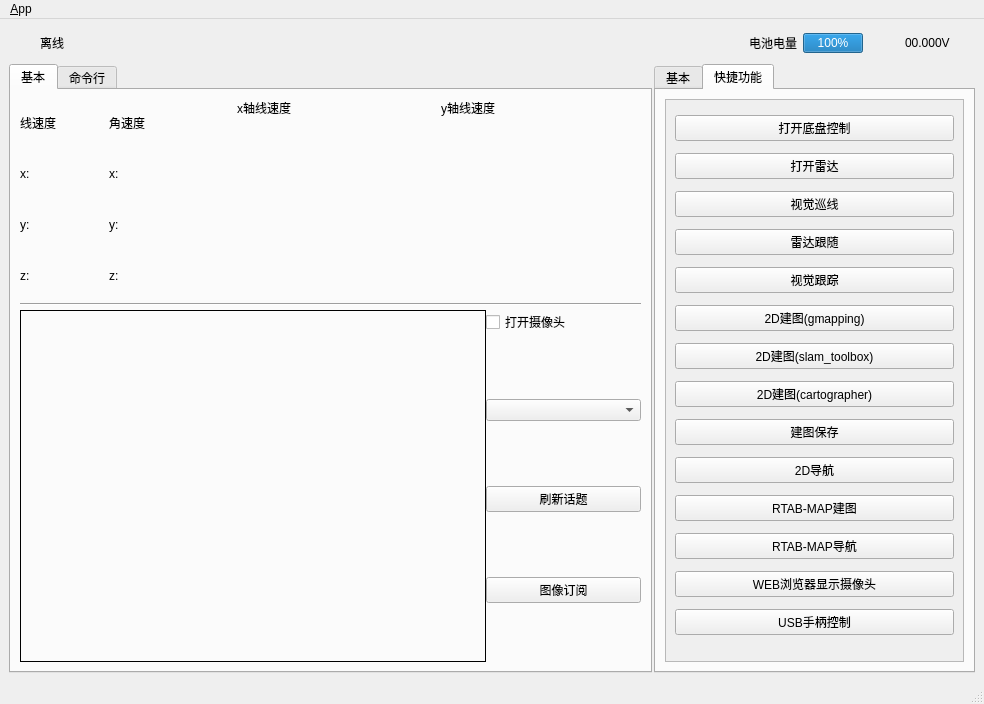
<?xml version="1.0" encoding="UTF-8"?>
<ui version="4.0">
 <class>MainWindowDesign</class>
 <widget class="QMainWindow" name="MainWindowDesign">
  <property name="geometry">
   <rect>
    <x>0</x>
    <y>0</y>
    <width>984</width>
    <height>704</height>
   </rect>
  </property>
  <property name="sizePolicy">
   <sizepolicy hsizetype="Ignored" vsizetype="Ignored">
    <horstretch>0</horstretch>
    <verstretch>0</verstretch>
   </sizepolicy>
  </property>
  <property name="windowTitle">
   <string>QRosApp</string>
  </property>
  <property name="windowIcon">
   <iconset resource="../resources/images.qrc">
    <normaloff>:/images/icon.png</normaloff>:/images/icon.png</iconset>
  </property>
  <property name="locale">
   <locale language="English" country="Australia"/>
  </property>
  <widget class="QWidget" name="centralwidget">
   <layout class="QVBoxLayout" name="verticalLayout_2">
    <property name="sizeConstraint">
     <enum>QLayout::SetNoConstraint</enum>
    </property>
    <item>
     <layout class="QVBoxLayout" name="verticalLayout">
      <property name="sizeConstraint">
       <enum>QLayout::SetNoConstraint</enum>
      </property>
      <item>
       <layout class="QHBoxLayout" name="horizontalLayout">
        <item>
         <widget class="QLabel" name="label_7">
          <property name="minimumSize">
           <size>
            <width>25</width>
            <height>25</height>
           </size>
          </property>
          <property name="text">
           <string/>
          </property>
          <property name="pixmap">
           <pixmap resource="../resources/images.qrc">:/images/robot1.png</pixmap>
          </property>
         </widget>
        </item>
        <item>
         <widget class="QLabel" name="label_8">
          <property name="locale">
           <locale language="Chinese" country="China"/>
          </property>
          <property name="text">
           <string>离线</string>
          </property>
         </widget>
        </item>
        <item>
         <widget class="QLabel" name="label_9">
          <property name="minimumSize">
           <size>
            <width>16</width>
            <height>16</height>
           </size>
          </property>
          <property name="text">
           <string/>
          </property>
          <property name="pixmap">
           <pixmap resource="../resources/images.qrc">:/images/false.png</pixmap>
          </property>
         </widget>
        </item>
        <item>
         <spacer name="horizontalSpacer_2">
          <property name="orientation">
           <enum>Qt::Horizontal</enum>
          </property>
          <property name="sizeHint" stdset="0">
           <size>
            <width>13</width>
            <height>17</height>
           </size>
          </property>
         </spacer>
        </item>
        <item>
         <widget class="QLabel" name="label_5">
          <property name="locale">
           <locale language="Chinese" country="China"/>
          </property>
          <property name="text">
           <string>电池电量</string>
          </property>
         </widget>
        </item>
        <item>
         <widget class="QProgressBar" name="progressBar">
          <property name="minimumSize">
           <size>
            <width>60</width>
            <height>20</height>
           </size>
          </property>
          <property name="maximumSize">
           <size>
            <width>60</width>
            <height>20</height>
           </size>
          </property>
          <property name="value">
           <number>100</number>
          </property>
         </widget>
        </item>
        <item>
         <widget class="QLabel" name="label_4">
          <property name="minimumSize">
           <size>
            <width>30</width>
            <height>30</height>
           </size>
          </property>
          <property name="maximumSize">
           <size>
            <width>30</width>
            <height>30</height>
           </size>
          </property>
          <property name="text">
           <string/>
          </property>
          <property name="pixmap">
           <pixmap resource="../resources/images.qrc">:/images/power-v.png</pixmap>
          </property>
         </widget>
        </item>
        <item>
         <widget class="QLabel" name="label_power">
          <property name="minimumSize">
           <size>
            <width>70</width>
            <height>20</height>
           </size>
          </property>
          <property name="maximumSize">
           <size>
            <width>70</width>
            <height>20</height>
           </size>
          </property>
          <property name="text">
           <string>00.000V</string>
          </property>
         </widget>
        </item>
       </layout>
      </item>
      <item>
       <layout class="QHBoxLayout" name="horizontalLayout_3" stretch="2,1">
        <property name="spacing">
         <number>2</number>
        </property>
        <property name="sizeConstraint">
         <enum>QLayout::SetNoConstraint</enum>
        </property>
        <item>
         <widget class="QTabWidget" name="tab_manager">
          <property name="sizePolicy">
           <sizepolicy hsizetype="Ignored" vsizetype="Ignored">
            <horstretch>0</horstretch>
            <verstretch>0</verstretch>
           </sizepolicy>
          </property>
          <property name="minimumSize">
           <size>
            <width>100</width>
            <height>0</height>
           </size>
          </property>
          <property name="locale">
           <locale language="English" country="Australia"/>
          </property>
          <property name="currentIndex">
           <number>0</number>
          </property>
          <widget class="QWidget" name="tab_3">
           <attribute name="title">
            <string>基本</string>
           </attribute>
           <layout class="QHBoxLayout" name="horizontalLayout_7">
            <property name="sizeConstraint">
             <enum>QLayout::SetNoConstraint</enum>
            </property>
            <item>
             <layout class="QVBoxLayout" name="verticalLayout_8" stretch="1,0,99">
              <property name="spacing">
               <number>4</number>
              </property>
              <property name="sizeConstraint">
               <enum>QLayout::SetNoConstraint</enum>
              </property>
              <item>
               <layout class="QHBoxLayout" name="horizontalLayout_4" stretch="1,0,4,0">
                <item>
                 <layout class="QGridLayout" name="gridLayout_5">
                  <property name="sizeConstraint">
                   <enum>QLayout::SetMaximumSize</enum>
                  </property>
                  <item row="0" column="3">
                   <widget class="QLabel" name="label_31">
                    <property name="text">
                     <string>角速度</string>
                    </property>
                   </widget>
                  </item>
                  <item row="2" column="3">
                   <widget class="QLabel" name="label_18">
                    <property name="text">
                     <string>y:</string>
                    </property>
                   </widget>
                  </item>
                  <item row="2" column="1" colspan="2">
                   <widget class="QLabel" name="label_linery">
                    <property name="maximumSize">
                     <size>
                      <width>150</width>
                      <height>16777215</height>
                     </size>
                    </property>
                    <property name="text">
                     <string/>
                    </property>
                   </widget>
                  </item>
                  <item row="3" column="1" colspan="2">
                   <widget class="QLabel" name="label_linerz">
                    <property name="maximumSize">
                     <size>
                      <width>150</width>
                      <height>16777215</height>
                     </size>
                    </property>
                    <property name="text">
                     <string/>
                    </property>
                   </widget>
                  </item>
                  <item row="3" column="3">
                   <widget class="QLabel" name="label_19">
                    <property name="text">
                     <string>z:</string>
                    </property>
                   </widget>
                  </item>
                  <item row="2" column="0">
                   <widget class="QLabel" name="label_15">
                    <property name="text">
                     <string>y:</string>
                    </property>
                   </widget>
                  </item>
                  <item row="1" column="0">
                   <widget class="QLabel" name="label_14">
                    <property name="text">
                     <string>x:</string>
                    </property>
                   </widget>
                  </item>
                  <item row="0" column="2">
                   <spacer name="horizontalSpacer_4">
                    <property name="orientation">
                     <enum>Qt::Horizontal</enum>
                    </property>
                    <property name="sizeHint" stdset="0">
                     <size>
                      <width>40</width>
                      <height>20</height>
                     </size>
                    </property>
                   </spacer>
                  </item>
                  <item row="1" column="3">
                   <widget class="QLabel" name="label_17">
                    <property name="text">
                     <string>x:</string>
                    </property>
                   </widget>
                  </item>
                  <item row="3" column="0">
                   <widget class="QLabel" name="label_16">
                    <property name="text">
                     <string>z:</string>
                    </property>
                   </widget>
                  </item>
                  <item row="1" column="1" colspan="2">
                   <widget class="QLabel" name="label_linerx">
                    <property name="maximumSize">
                     <size>
                      <width>150</width>
                      <height>16777215</height>
                     </size>
                    </property>
                    <property name="text">
                     <string/>
                    </property>
                   </widget>
                  </item>
                  <item row="0" column="0" colspan="2">
                   <widget class="QLabel" name="label_30">
                    <property name="text">
                     <string>线速度</string>
                    </property>
                   </widget>
                  </item>
                  <item row="0" column="4">
                   <spacer name="horizontalSpacer_5">
                    <property name="orientation">
                     <enum>Qt::Horizontal</enum>
                    </property>
                    <property name="sizeHint" stdset="0">
                     <size>
                      <width>40</width>
                      <height>20</height>
                     </size>
                    </property>
                   </spacer>
                  </item>
                  <item row="1" column="4">
                   <widget class="QLabel" name="label_angerx">
                    <property name="maximumSize">
                     <size>
                      <width>150</width>
                      <height>16777215</height>
                     </size>
                    </property>
                    <property name="text">
                     <string/>
                    </property>
                   </widget>
                  </item>
                  <item row="2" column="4">
                   <widget class="QLabel" name="label_angery">
                    <property name="maximumSize">
                     <size>
                      <width>150</width>
                      <height>16777215</height>
                     </size>
                    </property>
                    <property name="text">
                     <string/>
                    </property>
                   </widget>
                  </item>
                  <item row="3" column="4">
                   <widget class="QLabel" name="label_angerz">
                    <property name="maximumSize">
                     <size>
                      <width>150</width>
                      <height>16777215</height>
                     </size>
                    </property>
                    <property name="text">
                     <string/>
                    </property>
                   </widget>
                  </item>
                 </layout>
                </item>
                <item>
                 <spacer name="horizontalSpacer_6">
                  <property name="orientation">
                   <enum>Qt::Horizontal</enum>
                  </property>
                  <property name="sizeHint" stdset="0">
                   <size>
                    <width>40</width>
                    <height>20</height>
                   </size>
                  </property>
                 </spacer>
                </item>
                <item>
                 <widget class="QWidget" name="widget_x" native="true">
                  <property name="minimumSize">
                   <size>
                    <width>0</width>
                    <height>0</height>
                   </size>
                  </property>
                  <property name="maximumSize">
                   <size>
                    <width>200</width>
                    <height>200</height>
                   </size>
                  </property>
                  <widget class="QLabel" name="label_6">
                   <property name="geometry">
                    <rect>
                     <x>0</x>
                     <y>0</y>
                     <width>67</width>
                     <height>17</height>
                    </rect>
                   </property>
                   <property name="text">
                    <string>x轴线速度</string>
                   </property>
                  </widget>
                 </widget>
                </item>
                <item>
                 <widget class="QWidget" name="widget_y" native="true">
                  <property name="minimumSize">
                   <size>
                    <width>200</width>
                    <height>200</height>
                   </size>
                  </property>
                  <property name="maximumSize">
                   <size>
                    <width>200</width>
                    <height>200</height>
                   </size>
                  </property>
                  <widget class="QLabel" name="label_10">
                   <property name="geometry">
                    <rect>
                     <x>0</x>
                     <y>0</y>
                     <width>67</width>
                     <height>17</height>
                    </rect>
                   </property>
                   <property name="text">
                    <string>y轴线速度</string>
                   </property>
                  </widget>
                 </widget>
                </item>
               </layout>
              </item>
              <item>
               <widget class="Line" name="line">
                <property name="orientation">
                 <enum>Qt::Horizontal</enum>
                </property>
               </widget>
              </item>
              <item>
               <layout class="QHBoxLayout" name="horizontalLayout_6" stretch="3,1">
                <property name="spacing">
                 <number>0</number>
                </property>
                <property name="sizeConstraint">
                 <enum>QLayout::SetDefaultConstraint</enum>
                </property>
                <item>
                 <widget class="QLabel" name="label_image">
                  <property name="enabled">
                   <bool>true</bool>
                  </property>
                  <property name="sizePolicy">
                   <sizepolicy hsizetype="Preferred" vsizetype="Preferred">
                    <horstretch>0</horstretch>
                    <verstretch>0</verstretch>
                   </sizepolicy>
                  </property>
                  <property name="minimumSize">
                   <size>
                    <width>0</width>
                    <height>0</height>
                   </size>
                  </property>
                  <property name="sizeIncrement">
                   <size>
                    <width>1</width>
                    <height>1</height>
                   </size>
                  </property>
                  <property name="baseSize">
                   <size>
                    <width>1</width>
                    <height>1</height>
                   </size>
                  </property>
                  <property name="styleSheet">
                   <string notr="true">R</string>
                  </property>
                  <property name="frameShape">
                   <enum>QFrame::Box</enum>
                  </property>
                  <property name="text">
                   <string/>
                  </property>
                  <property name="wordWrap">
                   <bool>false</bool>
                  </property>
                  <property name="margin">
                   <number>0</number>
                  </property>
                  <property name="indent">
                   <number>-1</number>
                  </property>
                  <property name="openExternalLinks">
                   <bool>false</bool>
                  </property>
                 </widget>
                </item>
                <item>
                 <layout class="QVBoxLayout" name="verticalLayout_7">
                  <property name="spacing">
                   <number>6</number>
                  </property>
                  <item>
                   <widget class="QCheckBox" name="checkBox__opencamera">
                    <property name="text">
                     <string>打开摄像头</string>
                    </property>
                   </widget>
                  </item>
                  <item>
                   <spacer name="verticalSpacer_6">
                    <property name="orientation">
                     <enum>Qt::Vertical</enum>
                    </property>
                    <property name="sizeHint" stdset="0">
                     <size>
                      <width>20</width>
                      <height>40</height>
                     </size>
                    </property>
                   </spacer>
                  </item>
                  <item>
                   <widget class="QComboBox" name="comboBox_carmeratopic"/>
                  </item>
                  <item>
                   <spacer name="verticalSpacer_3">
                    <property name="orientation">
                     <enum>Qt::Vertical</enum>
                    </property>
                    <property name="sizeHint" stdset="0">
                     <size>
                      <width>20</width>
                      <height>40</height>
                     </size>
                    </property>
                   </spacer>
                  </item>
                  <item>
                   <widget class="QPushButton" name="pushButton">
                    <property name="text">
                     <string>刷新话题</string>
                    </property>
                   </widget>
                  </item>
                  <item>
                   <spacer name="verticalSpacer_4">
                    <property name="orientation">
                     <enum>Qt::Vertical</enum>
                    </property>
                    <property name="sizeHint" stdset="0">
                     <size>
                      <width>20</width>
                      <height>40</height>
                     </size>
                    </property>
                   </spacer>
                  </item>
                  <item>
                   <widget class="QPushButton" name="pushButton_subimg">
                    <property name="text">
                     <string>图像订阅</string>
                    </property>
                   </widget>
                  </item>
                  <item>
                   <spacer name="verticalSpacer_5">
                    <property name="orientation">
                     <enum>Qt::Vertical</enum>
                    </property>
                    <property name="sizeHint" stdset="0">
                     <size>
                      <width>20</width>
                      <height>40</height>
                     </size>
                    </property>
                   </spacer>
                  </item>
                 </layout>
                </item>
               </layout>
              </item>
             </layout>
            </item>
           </layout>
          </widget>
          <widget class="QWidget" name="tab_4">
           <attribute name="title">
            <string>命令行</string>
           </attribute>
           <layout class="QVBoxLayout" name="verticalLayout_4">
            <item>
             <widget class="QTextEdit" name="textEdit_cmd">
              <property name="mouseTracking">
               <bool>true</bool>
              </property>
              <property name="readOnly">
               <bool>true</bool>
              </property>
             </widget>
            </item>
            <item>
             <layout class="QHBoxLayout" name="horizontalLayout_8">
              <item>
               <widget class="QLabel" name="label_11">
                <property name="text">
                 <string>输入命令：</string>
                </property>
               </widget>
              </item>
              <item>
               <widget class="QLabel" name="label_12">
                <property name="text">
                 <string>wheeltec@wheeltec</string>
                </property>
               </widget>
              </item>
              <item>
               <widget class="QLineEdit" name="lineEdit_cmd"/>
              </item>
              <item>
               <widget class="QPushButton" name="pushButton_2">
                <property name="text">
                 <string>发送</string>
                </property>
                <property name="autoRepeat">
                 <bool>false</bool>
                </property>
               </widget>
              </item>
             </layout>
            </item>
            <item>
             <layout class="QHBoxLayout" name="horizontalLayout_16" stretch="1,0">
              <item>
               <spacer name="horizontalSpacer_7">
                <property name="orientation">
                 <enum>Qt::Horizontal</enum>
                </property>
                <property name="sizeHint" stdset="0">
                 <size>
                  <width>40</width>
                  <height>20</height>
                 </size>
                </property>
               </spacer>
              </item>
              <item>
               <widget class="QPushButton" name="quit_button_2">
                <property name="sizePolicy">
                 <sizepolicy hsizetype="MinimumExpanding" vsizetype="Fixed">
                  <horstretch>0</horstretch>
                  <verstretch>0</verstretch>
                 </sizepolicy>
                </property>
                <property name="text">
                 <string>结束运行</string>
                </property>
               </widget>
              </item>
             </layout>
            </item>
           </layout>
          </widget>
         </widget>
        </item>
        <item>
         <widget class="QTabWidget" name="tabWidget">
          <property name="currentIndex">
           <number>1</number>
          </property>
          <widget class="QWidget" name="tab">
           <property name="layoutDirection">
            <enum>Qt::LeftToRight</enum>
           </property>
           <property name="autoFillBackground">
            <bool>false</bool>
           </property>
           <attribute name="title">
            <string>基本</string>
           </attribute>
           <layout class="QHBoxLayout" name="horizontalLayout_2">
            <item>
             <widget class="QScrollArea" name="scrollArea_2">
              <property name="sizePolicy">
               <sizepolicy hsizetype="Expanding" vsizetype="Expanding">
                <horstretch>0</horstretch>
                <verstretch>0</verstretch>
               </sizepolicy>
              </property>
              <property name="widgetResizable">
               <bool>true</bool>
              </property>
              <widget class="QWidget" name="scrollAreaWidgetContents_2">
               <property name="geometry">
                <rect>
                 <x>0</x>
                 <y>0</y>
                 <width>294</width>
                 <height>554</height>
                </rect>
               </property>
               <layout class="QVBoxLayout" name="verticalLayout_6">
                <item>
                 <spacer name="verticalSpacer">
                  <property name="orientation">
                   <enum>Qt::Vertical</enum>
                  </property>
                  <property name="sizeHint" stdset="0">
                   <size>
                    <width>20</width>
                    <height>40</height>
                   </size>
                  </property>
                 </spacer>
                </item>
                <item>
                 <layout class="QHBoxLayout" name="horizontalLayout_15">
                  <item>
                   <widget class="QCheckBox" name="checkBox_key">
                    <property name="text">
                     <string>打开键盘控制</string>
                    </property>
                   </widget>
                  </item>
                  <item>
                   <widget class="QCheckBox" name="checkBox_mec">
                    <property name="text">
                     <string>全向轮</string>
                    </property>
                   </widget>
                  </item>
                 </layout>
                </item>
                <item>
                 <layout class="QGridLayout" name="gridLayout_2" rowstretch="1,1,1" columnstretch="1,1,1">
                  <item row="0" column="0">
                   <widget class="QPushButton" name="pushButton_lu">
                    <property name="text">
                     <string>u</string>
                    </property>
                    <property name="autoExclusive">
                     <bool>true</bool>
                    </property>
                   </widget>
                  </item>
                  <item row="0" column="1">
                   <widget class="QPushButton" name="pushButton_u">
                    <property name="text">
                     <string>i</string>
                    </property>
                    <property name="checkable">
                     <bool>false</bool>
                    </property>
                    <property name="checked">
                     <bool>false</bool>
                    </property>
                    <property name="autoRepeat">
                     <bool>false</bool>
                    </property>
                    <property name="autoExclusive">
                     <bool>true</bool>
                    </property>
                    <property name="autoRepeatDelay">
                     <number>30000</number>
                    </property>
                    <property name="autoRepeatInterval">
                     <number>10</number>
                    </property>
                   </widget>
                  </item>
                  <item row="0" column="2">
                   <widget class="QPushButton" name="pushButton_ru">
                    <property name="text">
                     <string>o</string>
                    </property>
                    <property name="autoExclusive">
                     <bool>true</bool>
                    </property>
                    <property name="autoRepeatDelay">
                     <number>3</number>
                    </property>
                    <property name="autoRepeatInterval">
                     <number>1</number>
                    </property>
                   </widget>
                  </item>
                  <item row="1" column="0">
                   <widget class="QPushButton" name="pushButton_l">
                    <property name="text">
                     <string>j</string>
                    </property>
                    <property name="autoExclusive">
                     <bool>true</bool>
                    </property>
                   </widget>
                  </item>
                  <item row="1" column="1">
                   <widget class="QPushButton" name="pushButton_stop">
                    <property name="text">
                     <string>k</string>
                    </property>
                    <property name="autoExclusive">
                     <bool>true</bool>
                    </property>
                   </widget>
                  </item>
                  <item row="1" column="2">
                   <widget class="QPushButton" name="pushButton_r">
                    <property name="text">
                     <string>l</string>
                    </property>
                    <property name="autoExclusive">
                     <bool>true</bool>
                    </property>
                   </widget>
                  </item>
                  <item row="2" column="0">
                   <widget class="QPushButton" name="pushButton_ld">
                    <property name="text">
                     <string>m</string>
                    </property>
                    <property name="autoExclusive">
                     <bool>true</bool>
                    </property>
                   </widget>
                  </item>
                  <item row="2" column="1">
                   <widget class="QPushButton" name="pushButton_d">
                    <property name="text">
                     <string>,</string>
                    </property>
                    <property name="autoExclusive">
                     <bool>true</bool>
                    </property>
                   </widget>
                  </item>
                  <item row="2" column="2">
                   <widget class="QPushButton" name="pushButton_rd">
                    <property name="text">
                     <string>.</string>
                    </property>
                    <property name="autoExclusive">
                     <bool>true</bool>
                    </property>
                   </widget>
                  </item>
                 </layout>
                </item>
                <item>
                 <layout class="QGridLayout" name="gridLayout_4">
                  <item row="0" column="0">
                   <widget class="QLabel" name="label_20">
                    <property name="text">
                     <string>线速度</string>
                    </property>
                   </widget>
                  </item>
                  <item row="0" column="1">
                   <widget class="QSlider" name="horizontalSlider_v">
                    <property name="maximum">
                     <number>100</number>
                    </property>
                    <property name="value">
                     <number>20</number>
                    </property>
                    <property name="orientation">
                     <enum>Qt::Horizontal</enum>
                    </property>
                   </widget>
                  </item>
                  <item row="0" column="2">
                   <widget class="QLabel" name="label_v">
                    <property name="text">
                     <string>00.20</string>
                    </property>
                   </widget>
                  </item>
                  <item row="1" column="0">
                   <widget class="QLabel" name="label_21">
                    <property name="text">
                     <string>角速度</string>
                    </property>
                   </widget>
                  </item>
                  <item row="1" column="1">
                   <widget class="QSlider" name="horizontalSlider_c">
                    <property name="minimum">
                     <number>0</number>
                    </property>
                    <property name="maximum">
                     <number>1000</number>
                    </property>
                    <property name="value">
                     <number>50</number>
                    </property>
                    <property name="orientation">
                     <enum>Qt::Horizontal</enum>
                    </property>
                   </widget>
                  </item>
                  <item row="1" column="2">
                   <widget class="QLabel" name="label_c">
                    <property name="text">
                     <string>00.50</string>
                    </property>
                   </widget>
                  </item>
                 </layout>
                </item>
                <item>
                 <layout class="QHBoxLayout" name="horizontalLayout_5">
                  <item>
                   <spacer name="horizontalSpacer_3">
                    <property name="orientation">
                     <enum>Qt::Horizontal</enum>
                    </property>
                    <property name="sizeHint" stdset="0">
                     <size>
                      <width>40</width>
                      <height>20</height>
                     </size>
                    </property>
                   </spacer>
                  </item>
                  <item>
                   <widget class="QPushButton" name="quit_button">
                    <property name="sizePolicy">
                     <sizepolicy hsizetype="MinimumExpanding" vsizetype="Fixed">
                      <horstretch>0</horstretch>
                      <verstretch>0</verstretch>
                     </sizepolicy>
                    </property>
                    <property name="text">
                     <string>退出</string>
                    </property>
                   </widget>
                  </item>
                 </layout>
                </item>
               </layout>
              </widget>
             </widget>
            </item>
           </layout>
          </widget>
          <widget class="QWidget" name="tab_2">
           <attribute name="title">
            <string>快捷功能</string>
           </attribute>
           <layout class="QVBoxLayout" name="verticalLayout_9">
            <item>
             <widget class="QScrollArea" name="scrollArea">
              <property name="widgetResizable">
               <bool>true</bool>
              </property>
              <widget class="QWidget" name="scrollAreaWidgetContents">
               <property name="geometry">
                <rect>
                 <x>0</x>
                 <y>0</y>
                 <width>294</width>
                 <height>554</height>
                </rect>
               </property>
               <layout class="QVBoxLayout" name="verticalLayout_10">
                <item>
                 <widget class="QPushButton" name="pushButton_base">
                  <property name="text">
                   <string>打开底盘控制</string>
                  </property>
                  <property name="checkable">
                   <bool>true</bool>
                  </property>
                  <property name="checked">
                   <bool>false</bool>
                  </property>
                  <property name="autoRepeat">
                   <bool>false</bool>
                  </property>
                 </widget>
                </item>
                <item>
                 <widget class="QPushButton" name="pushButton_laser">
                  <property name="text">
                   <string>打开雷达</string>
                  </property>
                  <property name="checkable">
                   <bool>true</bool>
                  </property>
                  <property name="checked">
                   <bool>false</bool>
                  </property>
                  <property name="autoRepeat">
                   <bool>false</bool>
                  </property>
                 </widget>
                </item>
                <item>
                 <widget class="QPushButton" name="pushButton_linefollower">
                  <property name="text">
                   <string>视觉巡线</string>
                  </property>
                  <property name="checkable">
                   <bool>true</bool>
                  </property>
                  <property name="checked">
                   <bool>false</bool>
                  </property>
                  <property name="autoRepeat">
                   <bool>false</bool>
                  </property>
                 </widget>
                </item>
                <item>
                 <widget class="QPushButton" name="pushButton_laserfollower">
                  <property name="text">
                   <string>雷达跟随</string>
                  </property>
                  <property name="checkable">
                   <bool>true</bool>
                  </property>
                  <property name="checked">
                   <bool>false</bool>
                  </property>
                  <property name="autoRepeat">
                   <bool>false</bool>
                  </property>
                 </widget>
                </item>
                <item>
                 <widget class="QPushButton" name="pushButton_visfollower">
                  <property name="text">
                   <string>视觉跟踪</string>
                  </property>
                  <property name="checkable">
                   <bool>true</bool>
                  </property>
                  <property name="checked">
                   <bool>false</bool>
                  </property>
                  <property name="autoRepeat">
                   <bool>false</bool>
                  </property>
                 </widget>
                </item>
                <item>
                 <widget class="QPushButton" name="pushButton_2dmap">
                  <property name="text">
                   <string>2D建图(gmapping)</string>
                  </property>
                  <property name="checkable">
                   <bool>true</bool>
                  </property>
                  <property name="checked">
                   <bool>false</bool>
                  </property>
                  <property name="autoRepeat">
                   <bool>false</bool>
                  </property>
                 </widget>
                </item>
                <item>
                 <widget class="QPushButton" name="pushButton_2dmap_2">
                  <property name="text">
                   <string>2D建图(slam_toolbox)</string>
                  </property>
                  <property name="checkable">
                   <bool>true</bool>
                  </property>
                  <property name="checked">
                   <bool>false</bool>
                  </property>
                  <property name="autoRepeat">
                   <bool>false</bool>
                  </property>
                 </widget>
                </item>
                <item>
                 <widget class="QPushButton" name="pushButton_2dmap_3">
                  <property name="text">
                   <string>2D建图(cartographer)</string>
                  </property>
                  <property name="checkable">
                   <bool>true</bool>
                  </property>
                  <property name="checked">
                   <bool>false</bool>
                  </property>
                  <property name="autoRepeat">
                   <bool>false</bool>
                  </property>
                 </widget>
                </item>
                <item>
                 <widget class="QPushButton" name="pushButton_2dmapsave">
                  <property name="text">
                   <string>建图保存</string>
                  </property>
                  <property name="checkable">
                   <bool>true</bool>
                  </property>
                 </widget>
                </item>
                <item>
                 <widget class="QPushButton" name="pushButton_2dnav">
                  <property name="text">
                   <string>2D导航</string>
                  </property>
                  <property name="checkable">
                   <bool>true</bool>
                  </property>
                  <property name="checked">
                   <bool>false</bool>
                  </property>
                  <property name="autoRepeat">
                   <bool>false</bool>
                  </property>
                 </widget>
                </item>
                <item>
                 <widget class="QPushButton" name="pushButton_3dmap">
                  <property name="text">
                   <string>RTAB-MAP建图</string>
                  </property>
                  <property name="checkable">
                   <bool>true</bool>
                  </property>
                  <property name="checked">
                   <bool>false</bool>
                  </property>
                  <property name="autoRepeat">
                   <bool>false</bool>
                  </property>
                 </widget>
                </item>
                <item>
                 <widget class="QPushButton" name="pushButton_3dnav">
                  <property name="enabled">
                   <bool>true</bool>
                  </property>
                  <property name="text">
                   <string>RTAB-MAP导航</string>
                  </property>
                  <property name="checkable">
                   <bool>true</bool>
                  </property>
                  <property name="checked">
                   <bool>false</bool>
                  </property>
                  <property name="autoRepeat">
                   <bool>false</bool>
                  </property>
                 </widget>
                </item>
                <item>
                 <widget class="QPushButton" name="pushButton_webusbcam">
                  <property name="text">
                   <string>WEB浏览器显示摄像头</string>
                  </property>
                  <property name="checkable">
                   <bool>true</bool>
                  </property>
                  <property name="checked">
                   <bool>false</bool>
                  </property>
                  <property name="autoRepeat">
                   <bool>false</bool>
                  </property>
                 </widget>
                </item>
                <item>
                 <widget class="QPushButton" name="pushButton_joy">
                  <property name="text">
                   <string>USB手柄控制</string>
                  </property>
                  <property name="checkable">
                   <bool>true</bool>
                  </property>
                  <property name="checked">
                   <bool>false</bool>
                  </property>
                  <property name="autoRepeat">
                   <bool>false</bool>
                  </property>
                 </widget>
                </item>
               </layout>
              </widget>
             </widget>
            </item>
           </layout>
          </widget>
         </widget>
        </item>
       </layout>
      </item>
     </layout>
    </item>
   </layout>
  </widget>
  <widget class="QMenuBar" name="menubar">
   <property name="geometry">
    <rect>
     <x>0</x>
     <y>0</y>
     <width>984</width>
     <height>23</height>
    </rect>
   </property>
   <widget class="QMenu" name="menu_File">
    <property name="title">
     <string>&amp;App</string>
    </property>
    <addaction name="action_Preferences"/>
    <addaction name="separator"/>
    <addaction name="actionAbout"/>
    <addaction name="actionAbout_Qt"/>
    <addaction name="separator"/>
    <addaction name="action_Quit"/>
   </widget>
   <addaction name="menu_File"/>
  </widget>
  <widget class="QStatusBar" name="statusbar"/>
  <action name="action_Quit">
   <property name="text">
    <string>&amp;Quit</string>
   </property>
   <property name="shortcut">
    <string>Ctrl+Q</string>
   </property>
   <property name="shortcutContext">
    <enum>Qt::ApplicationShortcut</enum>
   </property>
  </action>
  <action name="action_Preferences">
   <property name="text">
    <string>&amp;Preferences</string>
   </property>
  </action>
  <action name="actionAbout">
   <property name="text">
    <string>&amp;About</string>
   </property>
  </action>
  <action name="actionAbout_Qt">
   <property name="text">
    <string>About &amp;Qt</string>
   </property>
  </action>
 </widget>
 <resources>
  <include location="../resources/images.qrc"/>
 </resources>
 <connections>
  <connection>
   <sender>action_Quit</sender>
   <signal>triggered()</signal>
   <receiver>MainWindowDesign</receiver>
   <slot>close()</slot>
   <hints>
    <hint type="sourcelabel">
     <x>-1</x>
     <y>-1</y>
    </hint>
    <hint type="destinationlabel">
     <x>399</x>
     <y>299</y>
    </hint>
   </hints>
  </connection>
  <connection>
   <sender>quit_button</sender>
   <signal>clicked()</signal>
   <receiver>MainWindowDesign</receiver>
   <slot>close()</slot>
   <hints>
    <hint type="sourcelabel">
     <x>859</x>
     <y>552</y>
    </hint>
    <hint type="destinationlabel">
     <x>469</x>
     <y>299</y>
    </hint>
   </hints>
  </connection>
 </connections>
</ui>
